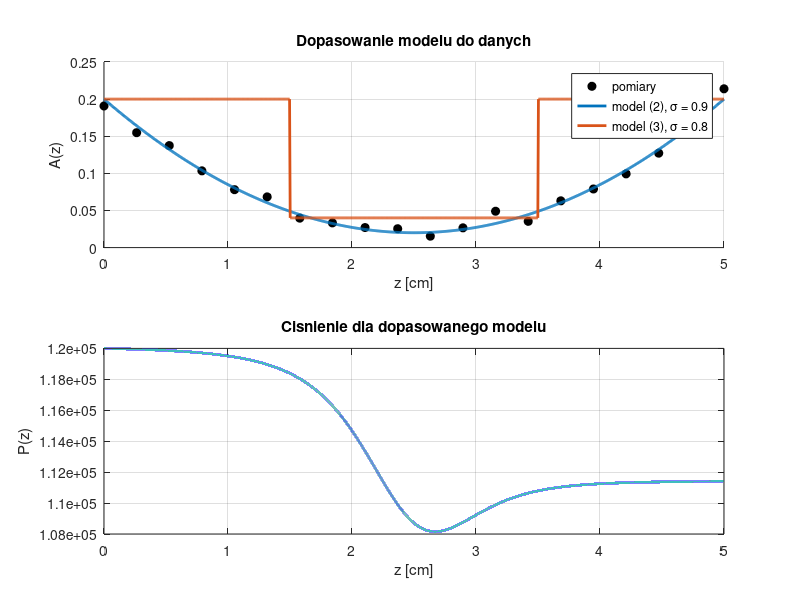

This figure's MATLAB source:
function lab3B_zad3()
% Zadanie 3 (wersja B): dopasowanie modelu A(z) do pomiarow i obliczenie P(0)-P(L)
L = 5; Q = 2; rho = 1.06; mu = 0.053; A0 = 0.2; P0 = 1.2e5;

% Wczytanie do struktury -- nie zasmieca przestrzeni nazw
% (zmienna A z pliku zaslonilaby funkcje A.m, gdyby taka byla w folderze)
dane = load('MM_23Z_L3_14B_DANE.mat');
zd = dane.z(:);  Ad = dane.A(:);

% Oba modele jako funkcje (z, sigma)
A2 = @(z, s) A0 * (1 - s + ((z - L/2)/(L/2)).^2 * s);                          % wzor (2)
A3 = @(z, s) A0 * ((z < 0.3*L | z > 0.7*L) + (1 - s)*(z >= 0.3*L & z <= 0.7*L)); % wzor (3)

% Przeszukanie sigma co 0.1 -- blad = suma kwadratow odchylen (SSE)
sig  = 0:0.1:1;
err2 = arrayfun(@(s) sum((Ad - A2(zd, s)).^2), sig);
err3 = arrayfun(@(s) sum((Ad - A3(zd, s)).^2), sig);
[e2, i2] = min(err2);  [e3, i3] = min(err3);
fprintf('Model (2): najlepsze sigma = %.1f, SSE = %.5f\n', sig(i2), e2);
fprintf('Model (3): najlepsze sigma = %.1f, SSE = %.5f\n', sig(i3), e3);

if e2 <= e3
    s = sig(i2); Af = @(z) A2(z, s); nazwa = '(2)';
else
    s = sig(i3); Af = @(z) A3(z, s); nazwa = '(3)';
end
fprintf('Wybrano model %s z sigma = %.1f\n', nazwa, s);

% P(z) przez ode45 (jak w Zadaniu 2, tylko z dopasowanym A)
epsi = 1e-3;
dAdz = @(z) (Af(z + epsi) - Af(z - epsi)) / (2*epsi);
d1A  = @(z) -1 ./ Af(z).^2 .* dAdz(z);
f    = @(z, P) -rho ./ Af(z) .* ( 4*Q^2/3 .* d1A(z) + 8*pi*mu*Q ./ (rho*Af(z)) );
[zs, Ps] = ode45(f, [0 L], P0, odeset('MaxStep', epsi/5));

fprintf('P(0) - P(L) = %.2f g/(cm s^2)\n', P0 - Ps(end));

% Kontrola: gdy A(0) = A(L), czlon inercyjny sie zeruje i zostaje tylko lepkosc
kontrola = 8*pi*mu*Q * integral(@(z) 1 ./ Af(z).^2, 0, L, 'Waypoints', [0.3 0.7]*L);
fprintf('Kontrola (wzor zamkniety): %.2f\n', kontrola);

% Wykresy
zz = linspace(0, L, 1000);
figure(3); clf
subplot(2,1,1); hold on; grid on
plot(zd, Ad, 'ko', 'MarkerFaceColor', 'k')
plot(zz, A2(zz, sig(i2)), 'LineWidth', 2)
plot(zz, A3(zz, sig(i3)), 'LineWidth', 2)
legend('pomiary', sprintf('model (2), \\sigma = %.1f', sig(i2)), ...
    sprintf('model (3), \\sigma = %.1f', sig(i3)))
xlabel('z [cm]'); ylabel('A(z)'); title('Dopasowanie modelu do danych')
subplot(2,1,2); plot(zs, Ps, 'LineWidth', 2); grid on
xlabel('z [cm]'); ylabel('P(z)'); title('Cisnienie dla dopasowanego modelu')
end
